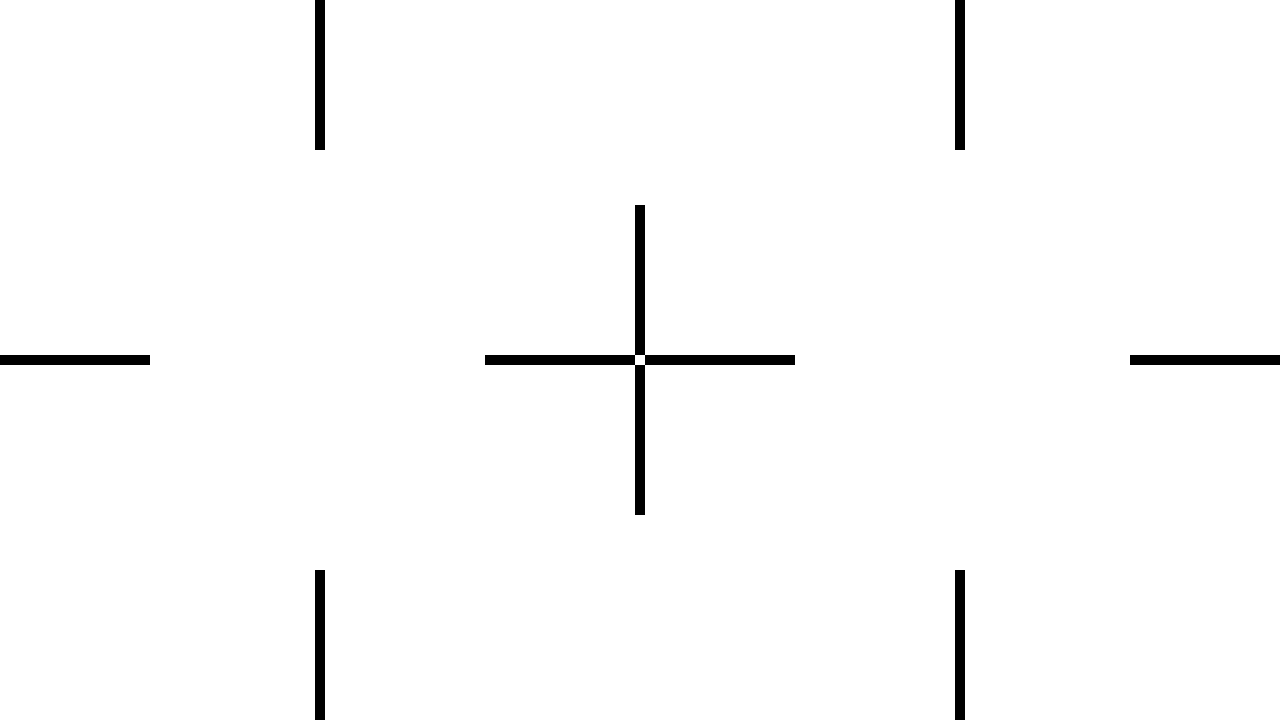
#> input picture src/map4.png, 1280 x 720 px
$ jupyter execute 'figure creation.ipynb'
#> lines starting #> are read from the running program, lines starting #| are printed output that depends on the picture
Feature Extraction example

[cell 1]
import matplotlib.pyplot as plt


printed_data = [(1024, 191), (1019, 190), (1019, 184), (1019, 179), (1019, 172), (1019, 165), (1019, 158), (1018, 151), (1019, 143), (1019, 133), (1019, 125), (1019, 113), (1018, 101), (1019, 88), (1019, 73), (1018, 56), (1019, 36), (1018, 13), (1015, -1), (1004, -1), (994, -1), (984, -1), (974, -1), (964, -1), (954, -1), (945, -1), (936, -1), (927, -1), (917, -2), (908, -1), (899, -1), (889, -1), (880, -1), (870, -1), (861, -1), (851, -1), (842, -1), (831, -1), (821, -2), (810, -1), (800, -2), (788, 0), (745, 24), (744, 42), (744, 57), (744, 71), (744, 83), (744, 96), (744, 108), (745, 118), (744, 128), (744, 138), (744, 146), (744, 156), (744, 164), (744, 171), (744, 179), (744, 186), (744, 194), (743, 200), (744, 207), (745, 214), (744, 220), (745, 227), (744, 233), (744, 239), (744, 245), (744, 251), (744, 257), (744, 263), (744, 269), (744, 275), (744, 281), (744, 288), (744, 294), (719, 484), (732, 484), (744, 484), (757, 484), (769, 484), (780, 484), (790, 484), (800, 484), (810, 484), (819, 484), (828, 484), (837, 484), (846, 484), (854, 484), (862, 484), (871, 484), (879, 484), (887, 484), (894, 484), (902, 484), (910, 484), (917, 484), (925, 484), (933, 484), (941, 484), (949, 484), (957, 484), (964, 484), (973, 484), (981, 484), (989, 484), (998, 484), (1007, 484), (1016, 484), (1018, 471), (1019, 454), (1018, 439), (1019, 425), (1023, 420)]
line = [0.0019827058392750375, -2.9300420478537306, [(1003.9998798591757, -0.9394056234159507), (799.998699106957, -1.3438799557625316)]]


# [8 lines of commented-out code are left out]

m, c, endpoints = line
x1, y1 = endpoints[0]
x2, y2 = endpoints[1]
plt.figure(figsize=(10, 6))
x_coords, y_coords = zip(*printed_data)
plt.scatter(x_coords, y_coords, color='blue', label='Data Points')

line_x = [x1, x2]
line_y = [m*x + c for x in line_x]
plt.plot(line_x, line_y, color='red', label='Line')
plt.title('Data Points and Line Plot')
plt.grid(True)
plt.show()
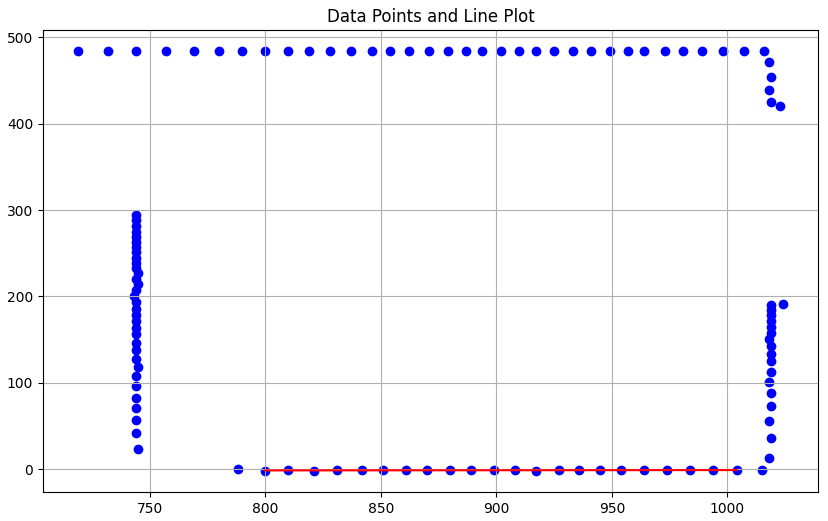
#> figure drawn by matplotlib, 1 panel

[cell 2]
import matplotlib.pyplot as plt
import numpy as np
import matplotlib.image as mpimg

img = mpimg.imread('map4.png')
#> img is the input picture: shape (720, 1280, 4) float32; mean R, G, B, A 0.984, 0.984, 0.984, 1

# positions = [(119.0, 374.0), (390.0, 374.0), (440.0, 374.0), (469.0, 374.0), (609.0, 374.0),
#              (627.0, 409.0), (622.0, 638.0), (622.0, 648.0), (621.0, 668.0), (621.0, 678.0),
#              (620.0, 698.0), (603.0, 708.0), (574.0, 713.0), (335.0, 568.0), (339.0, 518.0),
#              (342.0, 488.0), (350.0, 399.0), (358.0, 299.0), (361.0, 269.0), (372.0, 140.0),
#              (383.0, 20.0), (530.0, 10.0), (649.0, 24.0), (699.0, 30.0)]
# sigma = [0.10331594754409806, 1.254776023066611, 1.4302211641536127, 1.6530601318306606, 2.70057880174683,
#          2.8803718008865307, 3.4670910636257366, 3.5143193590801296, 3.6144994407936695, 3.6674505290841175,
#          3.7815698887429643, 3.687149621007594, 3.446330202675523, 1.2871179158486745, 1.2075323279408898,
#          1.1931235904808943, 0.8106509818961882, 0.8774109029299166, 0.9377565214355896, 1.3880571764050456,
#          2.080937677098058, 3.1594966989498374, 4.238687223548881, 4.787165625047385]
# times = [920, 3770, 4321, 4640, 6151, 7300, 9980, 10090, 10310, 10420, 10881, 11510, 12020, 16640, 17170,
#          17541, 18500, 19560, 19880, 21320, 22650, 25150, 26410, 26950]
# positions = [(459.0, 74.0), (789.0, 74.0), (869.0, 74.0), (929.0, 74.0), (938.0, 80.0),
#              (947.0, 109.0), (948.0, 148.0), (944.0, 268.0), (943.0, 298.0), (941.0, 358.0),
#              (941.0, 388.0), (940.0, 418.0), (937.0, 508.0), (936.0, 558.0), (933.0, 648.0),
#              (932.0, 688.0), (794.0, 708.0), (725.0, 704.0), (575.0, 695.0), (545.0, 693.0),
#              (495.0, 690.0), (455.0, 688.0), (345.0, 681.0), (351.0, 375.0), (363.0, 235.0),
#              (366.0, 205.0), (369.0, 166.0), (377.0, 76.0), (378.0, 66.0), (396.0, 14.0),
#              (615.0, 20.0), (813.0, 43.0), (823.0, 44.0)]
#
# sigma = [0.09115015582660772, 1.5407570137808904, 2.2188812474507125, 2.810608615101724, 2.897592976190762,
#          3.005188149577236, 3.063996903702895, 3.3006566685933016, 3.4408581012650714, 3.787975254803302,
#          3.995014170053159, 3.767380362113491, 4.494826378553647, 4.976587326361797, 5.982068183126077,
#          6.490401125204439, 5.812364583011696, 5.469065093076121, 5.1984079548397695, 4.882453098219352,
#          4.974222458505497, 5.0984257016566, 5.675387212364931, 3.3596533569452274, 0.29111453291910955,
#          0.2144852127962899, 0.13775283212416836, 0.0653322382016766, 0.06621781052046262, 0.10609773957528615,
#          0.667204846395024, 1.4251265771301695, 1.4884173363317448]
#
# times = [920, 4610, 5510, 6511, 6830, 7360, 7880, 9190, 9510, 10150, 10470, 10790, 11760, 12301, 13300,
#          13760, 16221, 16960, 18550, 18870, 19410, 19871, 21300, 25300, 26810, 27130, 27561, 28550, 28661,
#          29890, 32571, 34740, 34850]

positions = [
    (109.0, 399.0), (230.0, 399.0), (240.0, 399.0), (250.0, 399.0), (260.0, 399.0),
    (469.0, 399.0), (569.0, 399.0), (579.0, 399.0), (599.0, 399.0), (625.0, 543.0),
    (625.0, 553.0), (624.0, 583.0), (621.0, 683.0), (587.0, 711.0), (568.0, 714.0),
    (488.0, 710.0), (478.0, 709.0), (448.0, 707.0), (388.0, 704.0), (348.0, 701.0),
    (348.0, 701.0), (348.0, 701.0), (348.0, 701.0), (348.0, 416.0), (370.0, 167.0),
    (380.0, 47.0), (382.0, 27.0), (387.0, 19.0), (455.0, 5.0), (465.0, 4.0),
    (524.0, 11.0), (624.0, 23.0), (743.0, 37.0), (892.0, 54.0), (931.0, 59.0),
    (949.0, 134.0), (952.0, 194.0), (957.0, 294.0), (964.0, 414.0), (971.0, 553.0),
    (975.0, 613.0), (977.0, 653.0), (977.0, 663.0), (979.0, 693.0), (975.0, 684.0),
    (973.0, 644.0), (974.0, 494.0), (974.0, 394.0), (975.0, 334.0), (976.0, 74.0),
    (1151.0, 9.0), (1260.0, 17.0), (1260.0, 17.0), (1269.0, 35.0), (1267.0, 194.0),
    (1266.0, 204.0), (1260.0, 294.0), (1231.0, 346.0), (1072.0, 336.0), (982.0, 328.0),
    (952.0, 325.0)
]
sigma = [
    0.09255000000000002, 0.4079907642380983, 0.4490356147321814, 0.49243698312236783, 0.5382148694086579,
    1.8504954101657232, 2.4174726119331864, 2.5136500512010773, 2.7124935215047867, 3.2120439560150826,
    3.2429152032509254, 3.3501531167865877, 3.8721080233769194, 3.7435404345368624, 3.5858162634223625,
    2.944571723181316, 2.8783542845222865, 2.6987661403733303, 2.4271786253020275, 2.313734188014942,
    2.314734188014942, 2.315734188014942, 2.3167341880149417, 1.7612737515638124, 3.700972655315232,
    5.511507832336411, 5.869950651311606, 6.045027513636087, 6.588235082757968, 6.663783617191403,
    6.971346464919462, 7.837986964926078, 9.486754558692773, 12.531617052690134, 13.536067367474532,
    12.952282148449216, 12.407330941504389, 11.952314683722852, 12.17877416814377, 13.551741573181008,
    14.51848299068471, 9.689777344131977, 9.802117054994918, 10.172673704041127, 10.007934456114247,
    9.555701506785347, 8.509454559571733, 8.324622163032334, 8.41930634528666, 8.377983160110743,
    11.400083155778773, 13.296006501104879, 13.297006501104878, 13.249057248012981, 11.864775848926568,
    11.80591910217412, 11.487484267402582, 10.985807535099333, 7.215159338006786, 6.98360355103191,
    6.978627122964755
]
times = [
    2010, 3750, 3880, 4010, 4140, 6860, 8750, 9000, 9540, 15590, 15720, 16120, 17700, 19780, 20281,
    21590, 21750, 22300, 23890, 25780, 26220, 26670, 27110, 38440, 41860, 45250, 46040, 46540, 48970,
    49271, 50120, 51530, 53220, 55820, 56960, 61480, 62470, 63790, 65370, 67230, 69800, 71890, 72460,
    76320, 82800, 85820, 90490, 91800, 92590, 98900, 107601, 111220, 111520, 112250, 117500, 117860,
    121160, 124870, 127950, 129110, 129500
]

new_sigma = [
    0.10396456031494068, 0.11979391211990223, 0.13779300601786343, 0.3996361631988739,
    0.5272458615661473, 1.0760274165247594, 1.1975664808971125, 1.7730228781775283,
    1.8494585699233907, 1.9276701427860519, 2.0076112374564072, 2.4337549312436066,
    2.6164510578372875, 2.829178482817877, 2.879399998707228, 3.0347748770971825,
    3.279916797747225, 2.742182572052264, 2.581573564726414, 0.9326425443429015,
    0.7958527767644541, 0.7821365070832974, 0.7942720106666277, 0.9715958854594259,
    1.4562174326250754, 1.6623185992031058, 1.7758253477045904, 1.896610768573537,
    2.0921614526665433, 2.618348376849837, 2.884234387088892, 3.0222556861776484,
    3.570392271100103, 4.123256317693578, 4.8682039095543885, 5.887368301560048,
    5.922346073563297, 4.945312663371432, 4.95484629020515, 4.8550161634714195,
    5.139019579563649, 5.225174715642673, 4.862964467497452, 4.747226159987672,
    4.609193519766061, 4.910141465409257, 5.306593844275791, 5.391416979102713,
    5.696019058530255, 8.936660424034464, 9.006038787920048, 8.936325983224933,
    8.857683795345949, 8.24354587787305, 7.938783719511523, 7.588964986916045,
    6.716216666148692, 6.368105938946173, 3.3475751525527064, 2.8689626705210576,
    2.225267187100825
]
new_times = [
    1240, 1330, 1420, 2250, 2530, 3560, 3841, 4860, 4950, 5040, 5130, 5570, 5910, 7000,
    7340, 7980, 8640, 10710, 10880, 14260, 15010, 15290, 15760, 16900, 18110, 18480,
    18661, 18840, 19190, 20290, 20710, 20880, 21481, 22030, 22691, 24050, 27440, 27910,
    28380, 30340, 31020, 31270, 33350, 34260, 35300, 37370, 38410, 38740, 39311, 41860,
    42210, 43011, 43191, 44050, 45330, 45911, 46660, 46920, 49721, 50280, 51090
]
x, y = zip(*positions)
time_normalized = (np.array(times) - min(times)) / (max(times) - min(times))
colors = plt.cm.viridis(time_normalized)

def plot_with_background(x, y, colors, img, ax, title):
#> called with colors = array of shape (61, 4), title = 'Robot Route with Time-Based Coloring'
    ax.imshow(img, aspect='auto')
    for i in range(len(x)-1):
        ax.plot(x[i:i+2], y[i:i+2], color=colors[i])
    ax.set_title(title)
    ax.set_xlabel("X Position")
    ax.set_ylabel("Y Position")

fig, ax1 = plt.subplots()
plot_with_background(x, y, colors, img, ax1, "Robot Route with Time-Based Coloring")
fig, ax2 = plt.subplots()
for i in range(len(sigma)-1):
    ax2.plot(times[i:i+2], sigma[i:i+2], color=colors[i])
ax2.plot(times, new_sigma, color='black', linestyle='solid', label='New Sigma')
ax2.set_title("Sigma Over Time with Corresponding Colors")
ax2.set_xlabel("Time")
ax2.set_ylabel("Sigma")
plt.show()
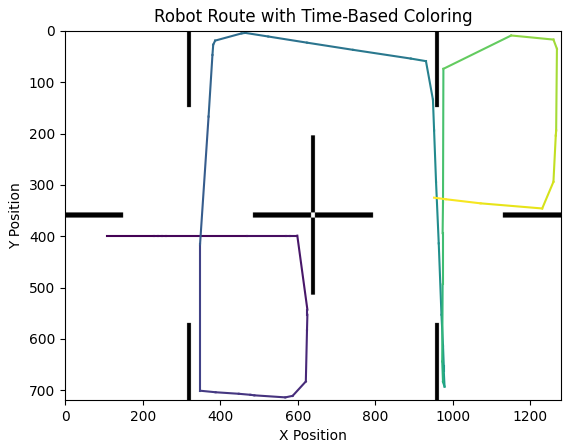
#> figure drawn by matplotlib, 1 panel
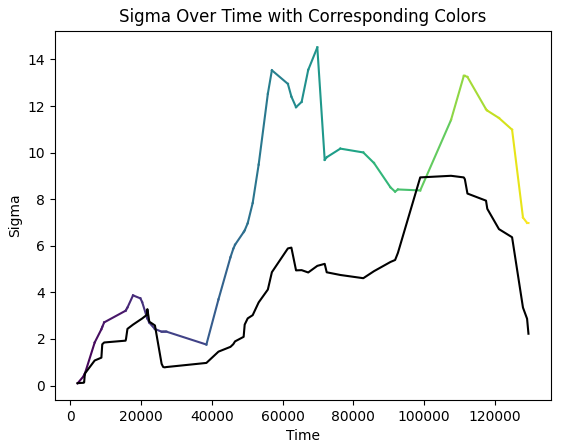
#> figure drawn by matplotlib, 1 panel

[cell 3]
import numpy as np
import matplotlib.pyplot as plt
from scipy.ndimage import gaussian_filter

positions = [
(150.0, 49.0), (220.0, 49.0), (230.0, 49.0), (250.0, 49.0), (260.0, 49.0), (270.0, 49.0), (280.0, 49.0), (306.0, 204.0), (300.0, 394.0), (298.0, 464.0), (296.0, 534.0), (294.0, 614.0), (286.0, 702.0), (208.0, 711.0), (168.0, 709.0), (108.0, 705.0), (88.0, 704.0), (28.0, 701.0), (7.0, 659.0), (11.0, 549.0), (13.0, 519.0), (21.0, 430.0), (69.0, 373.0), (99.0, 371.0), (119.0, 371.0), (149.0, 374.0), (189.0, 379.0), (209.0, 381.0), (328.0, 395.0), (477.0, 413.0), (516.0, 417.0), (556.0, 422.0), (606.0, 428.0), (623.0, 451.0), (626.0, 461.0), (632.0, 580.0), (633.0, 590.0), (633.0, 600.0), (637.0, 660.0), (631.0, 706.0), (601.0, 713.0), (541.0, 714.0), (353.0, 701.0), (333.0, 668.0), (333.0, 608.0), (334.0, 428.0), (334.0, 378.0), (335.0, 138.0), (336.0, 28.0), (377.0, 7.0), (427.0, 6.0), (457.0, 7.0), (537.0, 10.0), (577.0, 12.0), (667.0, 15.0), (717.0, 16.0), (767.0, 18.0), (827.0, 20.0), (857.0, 21.0), (897.0, 22.0), (936.0, 28.0), (941.0, 36.0), (950.0, 85.0), (947.0, 135.0), (943.0, 195.0), (935.0, 325.0), (933.0, 355.0), (931.0, 385.0), (928.0, 424.0), (924.0, 494.0), (917.0, 614.0), (915.0, 634.0), (913.0, 674.0), (912.0, 684.0), (912.0, 694.0), (877.0, 711.0), (817.0, 713.0), (758.0, 708.0), (578.0, 691.0), (529.0, 687.0), (349.0, 670.0), (333.0, 625.0), (331.0, 605.0), (330.0, 585.0), (314.0, 386.0), (310.0, 336.0), (304.0, 256.0), (300.0, 207.0), (288.0, 57.0), (307.0, 74.0), (307.0, 84.0), (308.0, 134.0), (308.0, 154.0), (309.0, 194.0), (311.0, 264.0), (312.0, 314.0), (313.0, 384.0), (314.0, 414.0), (313.0, 564.0), (307.0, 593.0), (286.0, 701.0), (286.0, 701.0), (138.0, 711.0), (68.0, 710.0), (48.0, 710.0), (19.0, 706.0), (14.0, 449.0), (23.0, 382.0), (42.0, 376.0), (142.0, 374.0), (241.0, 381.0), (301.0, 385.0), (351.0, 388.0), (461.0, 396.0), (501.0, 398.0), (511.0, 399.0), (531.0, 400.0), (541.0, 401.0), (551.0, 402.0), (571.0, 403.0), (581.0, 404.0), (605.0, 699.0), (578.0, 711.0), (558.0, 712.0), (518.0, 715.0), (479.0, 710.0), (439.0, 705.0), (350.0, 694.0), (333.0, 659.0), (327.0, 529.0), (323.0, 439.0), (319.0, 349.0), (304.0, 20.0), (304.0, 20.0), (307.0, 129.0), (306.0, 159.0), (301.0, 569.0), (300.0, 609.0), (299.0, 679.0), (252.0, 713.0), (7.0, 667.0), (13.0, 527.0), (60.0, 374.0), (309.0, 391.0), (378.0, 398.0), (468.0, 408.0), (607.0, 422.0), (616.0, 426.0), (634.0, 564.0), (643.0, 694.0), (578.0, 712.0), (528.0, 714.0), (389.0, 702.0), (334.0, 660.0), (332.0, 500.0), (331.0, 440.0), (329.0, 220.0), (334.0, 140.0), (339.0, 111.0), (347.0, 71.0), (363.0, 15.0), (482.0, 8.0), (542.0, 9.0), (602.0, 10.0), (642.0, 10.0), (682.0, 11.0), (822.0, 14.0), (932.0, 16.0), (939.0, 23.0), (940.0, 241.0), (935.0, 351.0), (933.0, 401.0), (928.0, 501.0), (924.0, 581.0), (915.0, 700.0), (867.0, 714.0), (847.0, 712.0), (827.0, 710.0), (718.0, 702.0), (369.0, 676.0), (349.0, 674.0), (330.0, 598.0), (339.0, 509.0), (352.0, 389.0), (361.0, 300.0), (376.0, 161.0), (467.0, 5.0), (547.0, 10.0), (745.0, 36.0), (775.0, 40.0), (864.0, 52.0), (884.0, 55.0), (961.0, 508.0), (962.0, 548.0), (936.0, 591.0), (858.0, 706.0), (659.0, 714.0), (589.0, 714.0), (449.0, 715.0), (419.0, 715.0), (389.0, 716.0), (359.0, 716.0), (342.0, 709.0), (331.0, 660.0), (332.0, 610.0), (332.0, 590.0), (339.0, 290.0), (340.0, 240.0), (343.0, 130.0), (345.0, 20.0), (392.0, 5.0), (542.0, 13.0), (582.0, 15.0), (602.0, 16.0), (632.0, 17.0), (712.0, 22.0), (732.0, 23.0), (752.0, 24.0), (842.0, 28.0), (950.0, 109.0), (949.0, 129.0), (918.0, 508.0), (916.0, 538.0), (913.0, 568.0), (903.0, 697.0), (608.0, 689.0), (400.0, 666.0), (380.0, 664.0), (350.0, 661.0), (342.0, 654.0), (318.0, 356.0), (314.0, 287.0), (311.0, 237.0), (310.0, 217.0), (300.0, 67.0), (303.0, 18.0), (307.0, 58.0), (308.0, 348.0), (308.0, 458.0), (308.0, 548.0), (309.0, 568.0), (309.0, 698.0), (309.0, 698.0), (309.0, 698.0), (309.0, 698.0), (300.0, 703.0), (271.0, 711.0), (252.0, 714.0), (202.0, 713.0), (182.0, 712.0), (112.0, 710.0), (92.0, 710.0), (32.0, 708.0), (22.0, 708.0), (15.0, 701.0), (5.0, 662.0), (12.0, 552.0), (14.0, 512.0), (15.0, 492.0), (21.0, 392.0), (27.0, 384.0), (114.0, 372.0), (164.0, 377.0), (204.0, 380.0), (383.0, 395.0), (593.0, 413.0), (613.0, 415.0), (619.0, 422.0), (624.0, 431.0), (626.0, 441.0), (628.0, 461.0), (629.0, 491.0), (597.0, 705.0), (528.0, 713.0), (468.0, 713.0), (379.0, 700.0), (359.0, 697.0), (349.0, 696.0), (328.0, 470.0), (325.0, 370.0), (325.0, 350.0), (334.0, 133.0), (345.0, 105.0), (363.0, 59.0), (395.0, 12.0), (405.0, 10.0), (435.0, 6.0), (465.0, 6.0), (545.0, 6.0), (605.0, 6.0), (925.0, 7.0), (935.0, 7.0), (935.0, 7.0), (948.0, 94.0), (947.0, 124.0), (943.0, 244.0), (939.0, 364.0), (938.0, 414.0), (931.0, 644.0), (930.0, 674.0), (736.0, 704.0), (486.0, 689.0), (456.0, 687.0), (446.0, 687.0), (436.0, 686.0), (366.0, 682.0), (333.0, 594.0), (341.0, 505.0), (346.0, 455.0), (354.0, 365.0), (361.0, 286.0), (365.0, 236.0), (447.0, 5.0), (476.0, 3.0), (476.0, 3.0), (486.0, 4.0), (556.0, 12.0), (645.0, 23.0), (695.0, 29.0), (944.0, 74.0), (949.0, 134.0), (952.0, 194.0), (953.0, 214.0), (957.0, 284.0), (959.0, 334.0), (963.0, 403.0), (964.0, 423.0), (970.0, 543.0), (973.0, 603.0), (974.0, 623.0), (978.0, 693.0), (976.0, 683.0), (972.0, 664.0), (974.0, 314.0), (975.0, 264.0), (975.0, 144.0), (976.0, 64.0), (976.0, 24.0), (976.0, 24.0), (1022.0, 6.0), (1092.0, 9.0), (1212.0, 13.0), (1268.0, 176.0), (1262.0, 266.0), (1260.0, 296.0), (1258.0, 326.0), (1226.0, 346.0), (1186.0, 350.0), (1137.0, 345.0), (1087.0, 341.0), (1037.0, 336.0), (967.0, 329.0), (828.0, 316.0), (768.0, 311.0), (758.0, 310.0), (728.0, 307.0), (655.0, 275.0), (652.0, 235.0), (643.0, 125.0), (830.0, 15.0), (928.0, 30.0), (937.0, 36.0), (948.0, 94.0), (949.0, 184.0), (951.0, 274.0), (952.0, 324.0), (954.0, 414.0), (955.0, 484.0), (956.0, 534.0), (949.0, 583.0), (929.0, 692.0), (915.0, 705.0), (906.0, 709.0), (896.0, 711.0), (856.0, 713.0), (776.0, 712.0), (716.0, 711.0), (656.0, 711.0), (496.0, 709.0), (366.0, 707.0), (336.0, 680.0), (334.0, 580.0), (336.0, 540.0), (340.0, 430.0), (350.0, 180.0), (351.0, 160.0), (356.0, 20.0), (356.0, 20.0), (365.0, 15.0), (394.0, 8.0), (513.0, 12.0), (543.0, 14.0), (573.0, 16.0), (703.0, 25.0), (932.0, 41.0), (932.0, 41.0), (939.0, 48.0), (948.0, 97.0), (935.0, 266.0), (930.0, 316.0), (918.0, 435.0), (913.0, 485.0), (908.0, 545.0), (906.0, 565.0), (898.0, 644.0), (893.0, 694.0), (886.0, 702.0), (877.0, 706.0), (789.0, 711.0), (689.0, 698.0), (670.0, 696.0), (422.0, 664.0), (352.0, 655.0), (330.0, 512.0), (324.0, 392.0), (321.0, 322.0), (321.0, 302.0), (319.0, 272.0), (318.0, 252.0), (317.0, 232.0), (315.0, 172.0), (300.0, 114.0), (293.0, 14.0), (304.0, 41.0), (307.0, 111.0), (303.0, 361.0), (303.0, 381.0), (301.0, 501.0), (300.0, 611.0), (299.0, 661.0), (299.0, 681.0), (298.0, 691.0), (237.0, 715.0), (177.0, 712.0), (147.0, 711.0), (77.0, 708.0), (57.0, 707.0), (27.0, 706.0), (56.0, 375.0), (76.0, 373.0), (116.0, 371.0), (464.0, 407.0), (523.0, 413.0), (603.0, 421.0), (613.0, 422.0), (629.0, 488.0), (637.0, 608.0), (638.0, 618.0), (642.0, 678.0), (643.0, 698.0), (626.0, 708.0), (438.0, 701.0), (389.0, 693.0), (338.0, 671.0), (334.0, 651.0), (332.0, 471.0), (331.0, 381.0), (331.0, 321.0), (330.0, 221.0), (329.0, 171.0), (328.0, 111.0), (353.0, 16.0), (571.0, 8.0), (701.0, 11.0), (901.0, 15.0), (945.0, 42.0), (946.0, 91.0), (940.0, 221.0), (936.0, 301.0), (934.0, 351.0), (930.0, 431.0), (918.0, 681.0), (913.0, 700.0), (766.0, 708.0), (666.0, 700.0), (606.0, 695.0), (556.0, 691.0), (526.0, 689.0), (367.0, 676.0), (347.0, 675.0), (341.0, 667.0), (333.0, 628.0), (331.0, 588.0), (339.0, 519.0), (358.0, 340.0), (364.0, 280.0), (383.0, 111.0), (390.0, 41.0), (391.0, 32.0), (400.0, 15.0), (459.0, 6.0), (499.0, 3.0), (508.0, 5.0), (568.0, 13.0), (707.0, 32.0), (756.0, 39.0), (786.0, 43.0), (816.0, 47.0), (953.0, 260.0), (955.0, 330.0), (957.0, 370.0), (960.0, 460.0), (961.0, 500.0), (866.0, 702.0), (818.0, 714.0), (788.0, 714.0), (668.0, 714.0), (588.0, 715.0), (518.0, 715.0), (408.0, 716.0), (378.0, 716.0), (341.0, 709.0), (332.0, 670.0), (334.0, 620.0), (334.0, 600.0), (335.0, 560.0), (336.0, 510.0), (337.0, 490.0), (337.0, 460.0), (346.0, 90.0), (348.0, 30.0), (348.0, 20.0), (357.0, 15.0), (475.0, 10.0), (605.0, 17.0), (705.0, 22.0), (725.0, 23.0), (745.0, 24.0), (946.0, 62.0), (937.0, 261.0), (926.0, 400.0), (913.0, 550.0), (907.0, 620.0), (901.0, 699.0), (901.0, 699.0), (695.0, 699.0), (546.0, 683.0), (506.0, 678.0), (337.0, 644.0), (325.0, 484.0), (312.0, 265.0), (311.0, 245.0), (310.0, 225.0), (304.0, 125.0), (298.0, 25.0), (298.0, 25.0), (308.0, 144.0), (308.0, 284.0), (308.0, 494.0), (308.0, 624.0), (284.0, 709.0), (244.0, 712.0), (16.0, 700.0), (8.0, 671.0), (17.0, 452.0), (20.0, 402.0), (55.0, 375.0), (75.0, 372.0), (94.0, 370.0), (184.0, 378.0), (204.0, 380.0), (304.0, 388.0), (363.0, 394.0), (630.0, 481.0), (618.0, 581.0), (616.0, 601.0), (615.0, 610.0), (596.0, 706.0), (418.0, 706.0), (348.0, 696.0), (331.0, 629.0), (331.0, 609.0), (329.0, 559.0), (329.0, 539.0), (328.0, 519.0), (323.0, 309.0), (323.0, 289.0), (321.0, 219.0), (320.0, 199.0), (323.0, 170.0), (390.0, 16.0), (399.0, 12.0), (429.0, 6.0), (439.0, 6.0), (469.0, 6.0), (549.0, 6.0), (739.0, 7.0), (789.0, 7.0), (869.0, 7.0), (937.0, 13.0), (946.0, 31.0), (943.0, 171.0), (940.0, 261.0), (938.0, 331.0)
]
img = plt.imread('map4.png')

density = np.zeros_like(img[:, :, 0])
for x, y in positions:
    grid_x, grid_y = int(y), int(x)
    density[max(0, grid_x-10):min(density.shape[0], grid_x+10),
            max(0, grid_y-10):min(density.shape[1], grid_y+10)] += 1
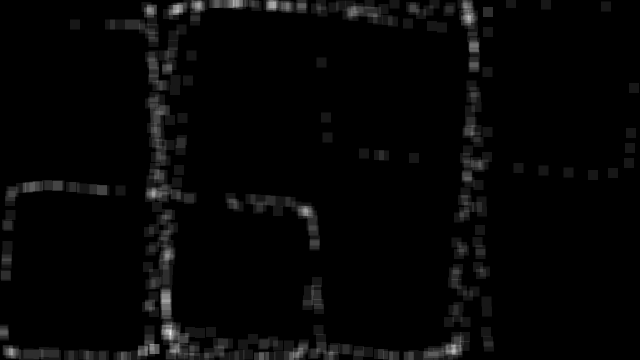
#> density: shape (720, 1280) float32 (shown at 1/2 size); min 0, max 11, mean 0.252; drawn with min black and max white
# add gaussian gradient to make it look better
density = gaussian_filter(density, sigma=25)

fig, ax = plt.subplots(figsize=(10, 10))
ax.imshow(img)
heatmap = ax.imshow(density, cmap='inferno', alpha=0.7)
cbar = fig.colorbar(heatmap, ax=ax, fraction=0.046, pad=0.04, aspect=11)
cbar.set_label('Exploration Density')
ax.set_title('Robot Exploration Heatmap')
ax.set_xlabel('X Position')
ax.set_ylabel('Y Position')
plt.show()
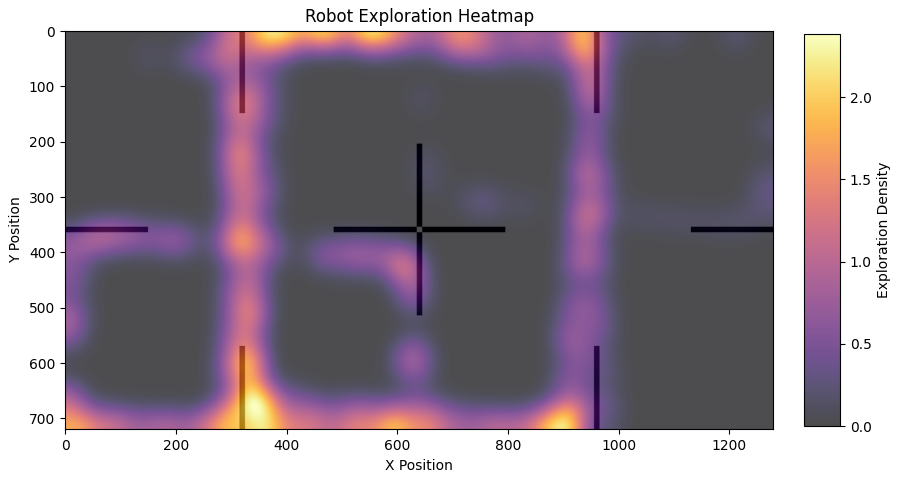
#> figure drawn by matplotlib, 2 panels
